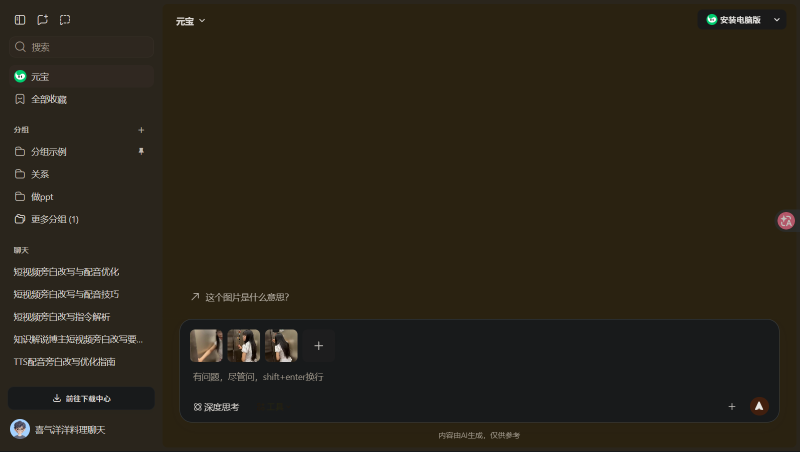
#> input picture station/server/yb_images_attached.png, 1600 x 903 px (shown at 1/2 size)
$ python analyze_raster.py ../../../../../station/server/yb_images_attached.png
#> lines starting #> are read from the running program, lines starting #| are printed output that depends on the picture; after the words box and inside, x2 and y2 are one past the last pixel; in counts of white or black regions, pixels touching at a corner belong together
### docs/04-UI原型/生成UI用/image-to-svg/scripts/raster_utils.py
#!/usr/bin/env python3
"""Shared raster measurements for image-icon reconstruction."""

from __future__ import annotations

import math
import re
from pathlib import Path
from typing import Iterable

import numpy as np
from PIL import Image


ANALYSIS_THRESHOLD = 0.08
QA_THRESHOLD = 0.10
ColorHint = tuple[int, int, int] | str | None


def display_path(path: str | Path) -> str:
    """Resolve a path for diagnostics without exposing the local home directory."""
    resolved = Path(path).resolve()
    try:
        return str(Path("~") / resolved.relative_to(Path.home()))
    except ValueError:
        return str(resolved)


def load_rgba(path: str | Path, crop: Iterable[int] | None = None) -> Image.Image:
    image = Image.open(path).convert("RGBA")
    if crop is not None:
        x, y, width, height = [int(value) for value in crop]
        if width <= 0 or height <= 0:
            raise ValueError("Crop width and height must be positive")
        image = image.crop((x, y, x + width, y + height))
    return image


def parse_color_hint(value: str | None, *, allow_transparent: bool = True) -> ColorHint:
    if value is None or value.strip().lower() == "auto":
        return None
    normalized = value.strip().lower()
    if normalized == "transparent":
        if allow_transparent:
            return "transparent"
        raise ValueError("transparent is not valid for this color option")
    if re.fullmatch(r"#[0-9a-f]{3}", normalized):
        normalized = "#" + "".join(character * 2 for character in normalized[1:])
    if re.fullmatch(r"#[0-9a-f]{6}", normalized):
        return tuple(int(normalized[index : index + 2], 16) for index in (1, 3, 5))
    if re.fullmatch(r"\d{1,3}\s*,\s*\d{1,3}\s*,\s*\d{1,3}", normalized):
        result = tuple(int(part.strip()) for part in normalized.split(","))
        if all(0 <= channel <= 255 for channel in result):
            return result
    raise ValueError(f"Invalid color {value!r}; use auto, transparent, #RRGGBB, or R,G,B")


def _border_values(array: np.ndarray) -> np.ndarray:
    if array.ndim == 2:
        return np.concatenate((array[0, :], array[-1, :], array[:, 0], array[:, -1]))
    return np.concatenate((array[0, :, :], array[-1, :, :], array[:, 0, :], array[:, -1, :]), axis=0)


def _corner_values(rgb: np.ndarray) -> np.ndarray:
    height, width = rgb.shape[:2]
    radius = max(1, min(5, height // 8 or 1, width // 8 or 1))
    return np.concatenate(
        (
            rgb[:radius, :radius].reshape(-1, 3),
            rgb[:radius, -radius:].reshape(-1, 3),
            rgb[-radius:, :radius].reshape(-1, 3),
            rgb[-radius:, -radius:].reshape(-1, 3),
        ),
        axis=0,
    )


def _candidate_colors(rgb: np.ndarray, limit: int = 6) -> list[np.ndarray]:
    flat = rgb.reshape(-1, 3)
    max_samples = 250_000
    step = max(1, int(math.ceil(len(flat) / max_samples)))
    sample = flat[::step]
    quantized = np.clip(sample.astype(np.uint16) // 8, 0, 31)
    packed = (quantized[:, 0] << 10) | (quantized[:, 1] << 5) | quantized[:, 2]
    keys, counts = np.unique(packed, return_counts=True)
    order = np.argsort(counts)[::-1][:limit]
    candidates: list[np.ndarray] = []
    for key in keys[order]:
        members = sample[packed == key]
        if members.size:
            candidates.append(np.median(members, axis=0))
    candidates.extend(
        (
            np.median(flat, axis=0),
            np.median(_border_values(rgb), axis=0),
            np.median(_corner_values(rgb), axis=0),
        )
    )
    deduplicated: list[np.ndarray] = []
    for candidate in candidates:
        if not any(np.linalg.norm(candidate - existing) < 3.0 for existing in deduplicated):
            deduplicated.append(candidate.astype(np.float32))
    return deduplicated[:limit]


def _luminance(color: np.ndarray) -> float:
    return float(np.dot(color, np.array([0.2126, 0.7152, 0.0722], dtype=np.float32)))


def _choose_background(rgb: np.ndarray, polarity: str) -> tuple[np.ndarray, dict]:
    candidates = _candidate_colors(rgb)
    border = _border_values(rgb)
    corners = _corner_values(rgb)
    scored = []
    for color in candidates:
        area_share = float(np.mean(np.linalg.norm(rgb - color, axis=2) <= 10.0))
        border_share = float(np.mean(np.linalg.norm(border - color, axis=1) <= 10.0))
        corner_share = float(np.mean(np.linalg.norm(corners - color, axis=1) <= 10.0))
        score = 0.82 * area_share + 0.12 * border_share + 0.06 * corner_share
        scored.append(
            {
                "color": color,
                "score": score,
                "area_share": area_share,
                "border_share": border_share,
                "corner_share": corner_share,
            }
        )

    if not scored:
        color = np.median(rgb.reshape(-1, 3), axis=0)
        return color, {"confidence": "low", "confidence_score": 0.0, "ambiguous": True, "candidates": []}

    if polarity == "dark-on-light":
        selected = max(scored, key=lambda item: _luminance(item["color"]))
        margin = 1.0
        confidence = "high"
        ambiguous = False
    elif polarity == "light-on-dark":
        selected = min(scored, key=lambda item: _luminance(item["color"]))
        margin = 1.0
        confidence = "high"
        ambiguous = False
    else:
        scored.sort(key=lambda item: item["score"], reverse=True)
        selected = scored[0]
        margin = selected["score"] - (scored[1]["score"] if len(scored) > 1 else 0.0)
        if selected["area_share"] >= 0.55 and margin >= 0.06:
            confidence, ambiguous = "high", False
        elif selected["area_share"] >= 0.42 and margin >= 0.025:
            confidence, ambiguous = "medium", False
        else:
            confidence, ambiguous = "low", True

    report_candidates = [
        {
            "rgb": np.rint(item["color"]).astype(int).tolist(),
            "score": round(float(item["score"]), 5),
            "area_share": round(float(item["area_share"]), 5),
            "border_share": round(float(item["border_share"]), 5),
            "corner_share": round(float(item["corner_share"]), 5),
        }
        for item in sorted(scored, key=lambda item: item["score"], reverse=True)
    ]
    return selected["color"], {
        "confidence": confidence,
        "confidence_score": round(min(1.0, max(0.0, margin / 0.15)), 5),
        "ambiguous": ambiguous,
        "candidates": report_candidates,
    }


def estimate_coverage(
    image: Image.Image,
    *,
    background: ColorHint = None,
    foreground: ColorHint = None,
    polarity: str = "auto",
) -> tuple[np.ndarray, dict]:
    if polarity not in {"auto", "dark-on-light", "light-on-dark"}:
        raise ValueError("polarity must be auto, dark-on-light, or light-on-dark")

    rgba = np.asarray(image.convert("RGBA"), dtype=np.float32)
    rgb = rgba[..., :3]
    alpha = rgba[..., 3] / 255.0
    transparent_share = float(np.mean(alpha < 0.98))
    fully_transparent_share = float(np.mean(alpha < 0.02))
    border_transparent_share = float(np.mean(_border_values(alpha) < 0.02))
    explicit_transparent = background == "transparent"
    auto_transparent = (
        background is None
        and fully_transparent_share >= 0.05
        and (fully_transparent_share >= 0.20 or border_transparent_share >= 0.10)
    )

    if explicit_transparent or auto_transparent:
        visible = alpha > 0.9
        ink = np.median(rgb[visible], axis=0) if np.any(visible) else np.array([0, 0, 0])
        return alpha.astype(np.float32), {
            "method": "alpha",
            "background_rgba": [0, 0, 0, 0],
            "ink_rgb": np.rint(ink).astype(int).tolist(),
            "polarity": "alpha",
            "confidence": "high" if explicit_transparent or fully_transparent_share >= 0.20 else "medium",
            "confidence_score": 1.0 if explicit_transparent else round(min(1.0, fully_transparent_share * 3), 5),
            "ambiguous": False,
            "transparent_share": round(transparent_share, 6),
            "warnings": [],
        }

    warnings = []
    if transparent_share > 0:
        warnings.append(
            "Some transparent pixels were ignored because alpha does not clearly encode a transparent background; pass --background transparent to override."
        )

    if isinstance(background, tuple):
        background_rgb = np.array(background, dtype=np.float32)
        selection = {"confidence": "high", "confidence_score": 1.0, "ambiguous": False, "candidates": []}
        method = "explicit-background"
    else:
        background_rgb, selection = _choose_background(rgb, polarity)
        method = "auto-palette-spatial-score"

    distance = np.linalg.norm(rgb - background_rgb, axis=2)
    nonzero = distance[distance > 0.5]
    if nonzero.size == 0:
        coverage = np.zeros(distance.shape, dtype=np.float32)
        ink = background_rgb.copy()
        selection = {**selection, "confidence": "low", "confidence_score": 0.0, "ambiguous": True}
        warnings.append("The image is effectively a single color; foreground coverage is undefined.")
    else:
        if isinstance(foreground, tuple):
            ink = np.array(foreground, dtype=np.float32)
        else:
            strong_cut = float(np.percentile(nonzero, 92))
            strong = rgb[distance >= max(1.0, strong_cut)]
            ink = np.median(strong, axis=0) if strong.size else rgb.reshape(-1, 3)[np.argmax(distance)]
        direction = background_rgb - ink
        denom = float(np.dot(direction, direction))
        projected = (
            np.sum((background_rgb - rgb) * direction, axis=2) / denom
            if denom > 1e-6
            else np.zeros(distance.shape, dtype=np.float32)
        )
        scale = max(float(np.percentile(nonzero, 99)), 1.0)
        magnitude = distance / scale
        coverage = np.clip(np.maximum(projected, magnitude * 0.85), 0.0, 1.0)

    inferred_polarity = "dark-on-light" if _luminance(ink) < _luminance(background_rgb) else "light-on-dark"
    if selection.get("ambiguous"):
        warnings.append("Background polarity is ambiguous; rerun with --background and optionally --foreground/--polarity before QA acceptance.")
    return coverage.astype(np.float32), {
        "method": method,
        "background_rgba": np.rint(np.append(background_rgb, 255)).astype(int).tolist(),
        "ink_rgb": np.rint(ink).astype(int).tolist(),
        "polarity": inferred_polarity,
        "confidence": selection.get("confidence", "low"),
        "confidence_score": selection.get("confidence_score", 0.0),
        "ambiguous": bool(selection.get("ambiguous", True)),
        "transparent_share": round(transparent_share, 6),
        "candidates": selection.get("candidates", []),
        "warnings": warnings,
    }


# [11 lines left out: functions premultiplied_rgba, composite_on_matte, not called in this run]


def foreground_bbox(coverage: np.ndarray, threshold: float = ANALYSIS_THRESHOLD) -> list[int] | None:
    ys, xs = np.nonzero(coverage >= threshold)
    if xs.size == 0:
        return None
    return [int(xs.min()), int(ys.min()), int(xs.max() + 1), int(ys.max() + 1)]


def connected_components(mask: np.ndarray) -> list[dict]:
    """Label 8-connected runs without a Python operation per foreground pixel."""
    mask = np.asarray(mask, dtype=bool)
    height, _ = mask.shape
    parents: list[int] = []
    runs: list[tuple[int, int, int, int]] = []
    previous: list[tuple[int, int, int]] = []

    def make_set() -> int:
        identifier = len(parents)
        parents.append(identifier)
        return identifier

    def find(identifier: int) -> int:
        while parents[identifier] != identifier:
            parents[identifier] = parents[parents[identifier]]
            identifier = parents[identifier]
        return identifier

    def union(left: int, right: int) -> None:
        left_root, right_root = find(left), find(right)
        if left_root != right_root:
            parents[right_root] = left_root

    for y in range(height):
        padded = np.pad(mask[y].astype(np.int8), (1, 1))
        transitions = np.diff(padded)
        starts = np.flatnonzero(transitions == 1)
        ends = np.flatnonzero(transitions == -1)
        current: list[tuple[int, int, int]] = []
        previous_index = 0
        for start, end in zip(starts.tolist(), ends.tolist()):
            identifier = make_set()
            while previous_index < len(previous) and previous[previous_index][1] < start:
                previous_index += 1
            scan = previous_index
            while scan < len(previous) and previous[scan][0] <= end:
                prev_start, prev_end, prev_identifier = previous[scan]
                if prev_end >= start and prev_start <= end:
                    union(identifier, prev_identifier)
                scan += 1
            current.append((start, end, identifier))
            runs.append((y, start, end, identifier))
        previous = current

    aggregates: dict[int, dict] = {}
    for y, start, end, identifier in runs:
        root = find(identifier)
        length = end - start
        aggregate = aggregates.setdefault(
            root,
            {"area": 0, "min_x": start, "min_y": y, "max_x": end, "max_y": y + 1, "sum_x": 0.0, "sum_y": 0.0},
        )
        aggregate["area"] += length
        aggregate["min_x"] = min(aggregate["min_x"], start)
        aggregate["min_y"] = min(aggregate["min_y"], y)
        aggregate["max_x"] = max(aggregate["max_x"], end)
        aggregate["max_y"] = max(aggregate["max_y"], y + 1)
        aggregate["sum_x"] += (start + end - 1) * length / 2.0
        aggregate["sum_y"] += y * length

    components = [
        {
            "area_px": int(item["area"]),
            "bbox_xyxy": [int(item["min_x"]), int(item["min_y"]), int(item["max_x"]), int(item["max_y"])],
            "centroid_xy": [round(item["sum_x"] / item["area"], 3), round(item["sum_y"] / item["area"], 3)],
        }
        for item in aggregates.values()
    ]
    return sorted(components, key=lambda item: item["area_px"], reverse=True)


# [23 lines left out: functions boundary_mask, directed_boundary_distances, not called in this run]

### docs/04-UI原型/生成UI用/image-to-svg/scripts/analyze_raster.py
#!/usr/bin/env python3
"""Measure a raster graphic or crop without tracing it into SVG."""

from __future__ import annotations

import argparse
import json
from pathlib import Path

import numpy as np
from PIL import Image

from raster_utils import (
    ANALYSIS_THRESHOLD,
    connected_components,
    display_path,
    estimate_coverage,
    foreground_bbox,
    load_rgba,
    parse_color_hint,
)


def main() -> int:
    parser = argparse.ArgumentParser(description=__doc__)
    parser.add_argument("input", help="PNG/JPG/WebP raster input")
    parser.add_argument("--crop", nargs=4, type=int, metavar=("X", "Y", "W", "H"))
    parser.add_argument("--out-dir", default="raster-analysis")
    parser.add_argument("--threshold", type=float, default=ANALYSIS_THRESHOLD)
    parser.add_argument("--background", default="auto", help="auto, transparent, #RRGGBB, or R,G,B")
    parser.add_argument("--foreground", default="auto", help="auto, #RRGGBB, or R,G,B")
    parser.add_argument("--polarity", choices=("auto", "dark-on-light", "light-on-dark"), default="auto")
    parser.add_argument("--allow-ambiguous", action="store_true")
    parser.add_argument("--zoom", type=int, default=8)
    args = parser.parse_args()

    out_dir = Path(args.out_dir)
    out_dir.mkdir(parents=True, exist_ok=True)
    image = load_rgba(args.input, args.crop)
    try:
        background = parse_color_hint(args.background)
        foreground = parse_color_hint(args.foreground, allow_transparent=False)
    except ValueError as exc:
        parser.error(str(exc))

    coverage, color_report = estimate_coverage(
        image,
        background=background,
        foreground=foreground,
        polarity=args.polarity,
    )
#> in estimate_coverage, `alpha = rgba[..., 3] / 255.0`: alpha: shape (903, 1600) float32; every value is 1
#> in estimate_coverage, `transparent_share = float(np.mean(alpha < 0.98))`: transparent_share = 0
#> in estimate_coverage, `auto_transparent = ( background is None and fully_transparent_share >=..`: auto_transparent = False
#> in _candidate_colors, `step = max(1, int(math.ceil(len(flat) / max_samples)))`: step = 6
#> in _candidate_colors, `keys, counts = np.unique(packed, return_counts=True)`: keys = 732 values from 0 to 32767; counts = 732 values, max 144194 at index 68, min 1 at index 1, mean 329
#> in _candidate_colors, `order = np.argsort(counts)[::-1][:limit]`: order = [68, 69, 29, 104, 685, 128]
#> the loop in _candidate_colors, `for key in keys[order]:` made 6 passes
#> key on passes 1 to 6: 5250, 5251, 3171, 6308, 28506, 7400
#> after the loop in _candidate_colors, `for key in keys[order]:`: candidates = [[42, 34, 17], [42, 37, 28], [24, 26, 27], [48, 40, 33], [218, 214, 209], [58, 63, 66]]
#> in _corner_values, `height, width = rgb.shape[:2]`: height = 903; width = 1600
#> in _corner_values, `radius = max(1, min(5, height // 8 or 1, width // 8 or 1))`: radius = 5
#> the loop in _candidate_colors, `for candidate in candidates:` made 9 passes
#> after the loop in _candidate_colors, `for candidate in candidates:`: deduplicated has the same summary as candidates
#> in _choose_background, `corners = _corner_values(rgb)`: corners = 100 rows, first 8: [42, 37, 28], [42, 37, 28], [42, 37, 28], [42, 37, 28], [42, 37, 28], [42, 37, 28], [42, 37, 28], [42, 37, 28]
#> the loop in _choose_background, `for color in candidates:` made 6 passes
#> (color, area_share, border_share, corner_share, score) on passes 1 to 6: ([42, 34, 17], 0.599, 0, 0, 0.491), ([42, 37, 28], 0.199, 0.671, 0.9, 0.297), ([24, 26, 27], 0.172, 0.32, 0.1, 0.185), ([48, 40, 33], 0.199, 0.671, 0.9, 0.298), ([218, 214, 209], 0.00287, 0, 0, 0.00235), ([58, 63, 66], 0.00197, 0, 0, 0.00161)
#> after the loop in _choose_background, `for color in candidates:`: scored = 6 items
#> in _choose_background, `selected = scored[0]`: selected = {'color': [42, 34, 17], 'score': 0.491, 'area_share': 0.599, 'border_share': 0, 'corner_share': 0}
#> in _choose_background, `margin = selected["score"] - (scored[1]["score"] if len(scored) > 1 el..`: margin = 0.193
#> in _choose_background, `report_candidates = [ { "rgb": np.rint(item["color"]).astype(int).toli..`: report_candidates = 6 items
#> in estimate_coverage, `background_rgb, selection = _choose_background(rgb, polarity)`: background_rgb = [42, 34, 17]; selection = 4 items
#> in estimate_coverage, `distance = np.linalg.norm(rgb - background_rgb, axis=2)`:
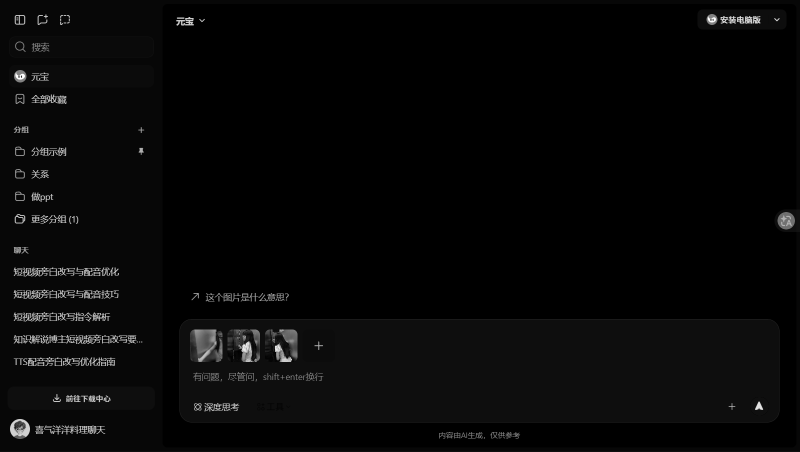
#> distance: shape (903, 1600) float32 (shown at 1/2 size); min 0, max 388.4, mean 11.2; drawn with min black and max white
#> in estimate_coverage, `strong_cut = float(np.percentile(nonzero, 92))`: strong_cut = 22.09
#> in estimate_coverage, `ink = np.median(strong, axis=0) if strong.size else rgb.reshape(-1, 3)..`: ink = [24, 26, 27]
#> in estimate_coverage, `direction = background_rgb - ink`: direction = [18, 8, -10]
#> in estimate_coverage, `denom = float(np.dot(direction, direction))`: denom = 488
#> in estimate_coverage, `projected = ( np.sum((background_rgb - rgb) * direction, axis=2) / den..`:
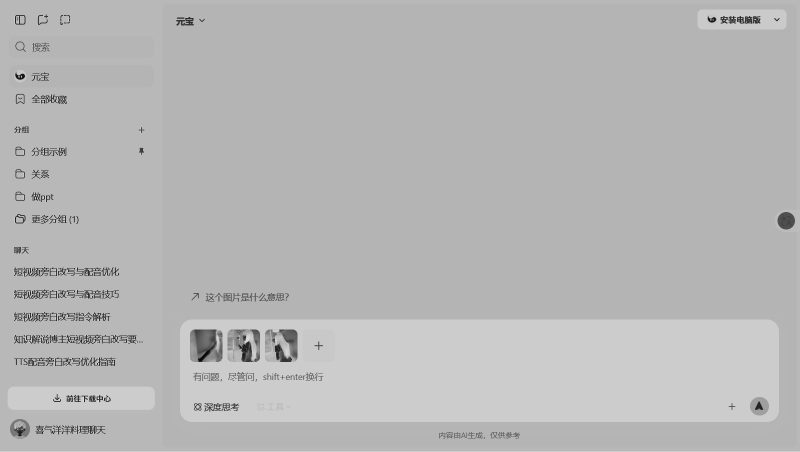
#> projected: shape (903, 1600) float32 (shown at 1/2 size); min -7.39, max 3.05, mean 0.123; drawn with min black and max white
#> in estimate_coverage, `scale = max(float(np.percentile(nonzero, 99)), 1.0)`: scale = 307.3
#> in estimate_coverage, `coverage = np.clip(np.maximum(projected, magnitude * 0.85), 0.0, 1.0)`:
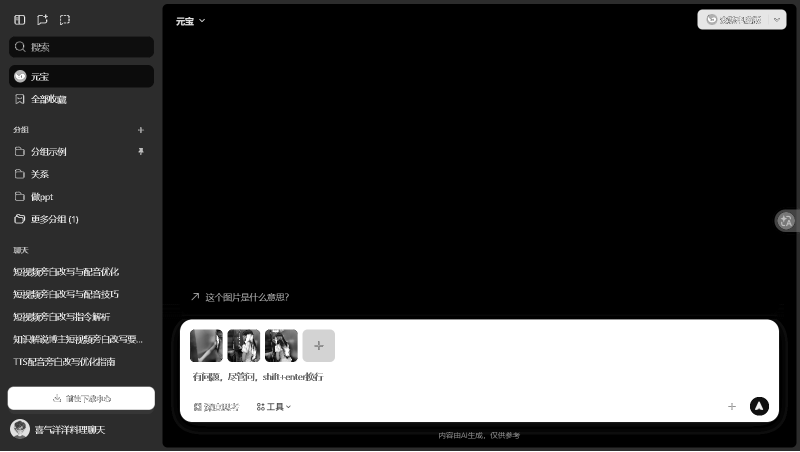
#> coverage: shape (903, 1600) float32 (shown at 1/2 size); min 0, max 1, mean 0.221
#> in estimate_coverage, `inferred_polarity = "dark-on-light" if _luminance(ink) < _luminance(ba..`: inferred_polarity = 'dark-on-light'
#> color_report = 10 items
    mask = coverage >= args.threshold
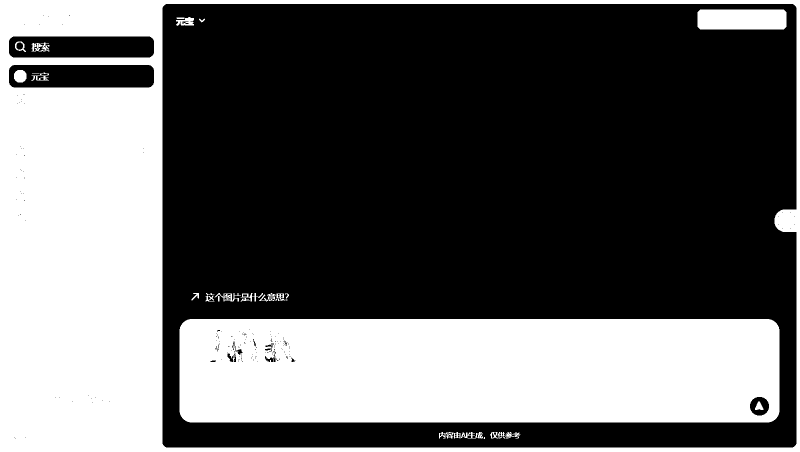
#> mask: shape (903, 1600) bool (shown at 1/2 size); 38.3% white; 35 white regions (5 under 20 px), largest, box (x1, y1, x2, y2) and area: (0, 0, 1600, 903) 296919, (359, 638, 1559, 845) 245898, (1395, 19, 1573, 59) 7060
    bbox = foreground_bbox(coverage, args.threshold)
#> bbox = [0, 0, 1600, 903]
    components = connected_components(mask)
#> the loop in connected_components, `for y in range(height):` made 903 passes
#> (starts, ends) on passes 1 to 3: ([0], [1600]), ([0], [1600]), ([0], [1600])
#> the loop in connected_components, `for y, start, end, identifier in runs:` made 3435 passes
#> (y, start, end) on passes 1 to 3: (0, 0, 1600), (1, 0, 1600), (2, 0, 1600)

    image.save(out_dir / "source_crop.png")
    coverage_image = Image.fromarray(np.rint(coverage * 255).astype(np.uint8), mode="L")
    coverage_image.save(out_dir / "coverage.png")
    zoom = max(1, args.zoom)
    image.resize((image.width * zoom, image.height * zoom), Image.Resampling.NEAREST).save(out_dir / "zoom.png")

    report = {
        "input": display_path(args.input),
        "crop_xywh": args.crop,
        "canvas_px": [image.width, image.height],
        "foreground_bbox_xyxy": bbox,
        "foreground_bbox_size": None if bbox is None else [bbox[2] - bbox[0], bbox[3] - bbox[1]],
        "foreground_area_px_at_threshold": int(np.count_nonzero(mask)),
        "coverage_sum_px": round(float(np.sum(coverage)), 3),
        "threshold": args.threshold,
        "colors": color_report,
        "connected_components": components,
        "qa_blocked": bool(color_report.get("ambiguous") and not args.allow_ambiguous),
        "note": "Components and coverage are measurements only; do not convert their pixel boundaries directly into final smooth paths.",
    }
    (out_dir / "analysis.json").write_text(json.dumps(report, indent=2, ensure_ascii=False) + "\n")
    print(json.dumps(report, indent=2, ensure_ascii=False))
#> (printed output is left out)
    if report["qa_blocked"]:
        print("Background polarity is ambiguous. Rerun with --background/--foreground or --allow-ambiguous.")
        return 2
    return 0


if __name__ == "__main__":
    raise SystemExit(main())
#> (the program exits here)
